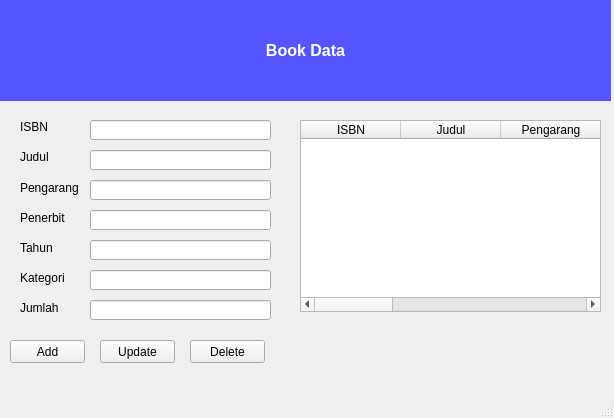
<?xml version="1.0" encoding="UTF-8"?>
<ui version="4.0">
 <class>MainWindow</class>
 <widget class="QMainWindow" name="MainWindow">
  <property name="geometry">
   <rect>
    <x>0</x>
    <y>0</y>
    <width>614</width>
    <height>418</height>
   </rect>
  </property>
  <property name="windowTitle">
   <string>MainWindow</string>
  </property>
  <widget class="QWidget" name="centralwidget">
   <widget class="QLabel" name="label">
    <property name="geometry">
     <rect>
      <x>0</x>
      <y>0</y>
      <width>611</width>
      <height>101</height>
     </rect>
    </property>
    <property name="styleSheet">
     <string notr="true">background-color: rgb(85, 85, 255);
color: rgb(255, 255, 255);</string>
    </property>
    <property name="text">
     <string>&lt;html&gt;&lt;head/&gt;&lt;body&gt;&lt;p align=&quot;center&quot;&gt;&lt;span style=&quot; font-size:12pt; font-weight:600;&quot;&gt;Book Data&lt;/span&gt;&lt;/p&gt;&lt;/body&gt;&lt;/html&gt;</string>
    </property>
   </widget>
   <widget class="QLabel" name="label_2">
    <property name="geometry">
     <rect>
      <x>20</x>
      <y>120</y>
      <width>47</width>
      <height>13</height>
     </rect>
    </property>
    <property name="text">
     <string>ISBN</string>
    </property>
   </widget>
   <widget class="QLineEdit" name="editISBN">
    <property name="geometry">
     <rect>
      <x>90</x>
      <y>120</y>
      <width>181</width>
      <height>20</height>
     </rect>
    </property>
   </widget>
   <widget class="QLabel" name="label_3">
    <property name="geometry">
     <rect>
      <x>20</x>
      <y>150</y>
      <width>47</width>
      <height>13</height>
     </rect>
    </property>
    <property name="text">
     <string>Judul</string>
    </property>
   </widget>
   <widget class="QLabel" name="label_4">
    <property name="geometry">
     <rect>
      <x>20</x>
      <y>180</y>
      <width>71</width>
      <height>16</height>
     </rect>
    </property>
    <property name="text">
     <string>Pengarang</string>
    </property>
   </widget>
   <widget class="QLabel" name="label_5">
    <property name="geometry">
     <rect>
      <x>20</x>
      <y>210</y>
      <width>71</width>
      <height>16</height>
     </rect>
    </property>
    <property name="text">
     <string>Penerbit</string>
    </property>
   </widget>
   <widget class="QLabel" name="label_6">
    <property name="geometry">
     <rect>
      <x>20</x>
      <y>240</y>
      <width>71</width>
      <height>16</height>
     </rect>
    </property>
    <property name="text">
     <string>Tahun</string>
    </property>
   </widget>
   <widget class="QLabel" name="label_7">
    <property name="geometry">
     <rect>
      <x>20</x>
      <y>270</y>
      <width>71</width>
      <height>16</height>
     </rect>
    </property>
    <property name="text">
     <string>Kategori</string>
    </property>
   </widget>
   <widget class="QLabel" name="label_8">
    <property name="geometry">
     <rect>
      <x>20</x>
      <y>300</y>
      <width>71</width>
      <height>16</height>
     </rect>
    </property>
    <property name="text">
     <string>Jumlah</string>
    </property>
   </widget>
   <widget class="QLineEdit" name="editJudul">
    <property name="geometry">
     <rect>
      <x>90</x>
      <y>150</y>
      <width>181</width>
      <height>20</height>
     </rect>
    </property>
   </widget>
   <widget class="QLineEdit" name="editPengarang">
    <property name="geometry">
     <rect>
      <x>90</x>
      <y>180</y>
      <width>181</width>
      <height>20</height>
     </rect>
    </property>
   </widget>
   <widget class="QLineEdit" name="editPenerbit">
    <property name="geometry">
     <rect>
      <x>90</x>
      <y>210</y>
      <width>181</width>
      <height>20</height>
     </rect>
    </property>
   </widget>
   <widget class="QLineEdit" name="editTahun">
    <property name="geometry">
     <rect>
      <x>90</x>
      <y>240</y>
      <width>181</width>
      <height>20</height>
     </rect>
    </property>
   </widget>
   <widget class="QLineEdit" name="editKategori">
    <property name="geometry">
     <rect>
      <x>90</x>
      <y>270</y>
      <width>181</width>
      <height>20</height>
     </rect>
    </property>
   </widget>
   <widget class="QLineEdit" name="editJumlah">
    <property name="geometry">
     <rect>
      <x>90</x>
      <y>300</y>
      <width>181</width>
      <height>20</height>
     </rect>
    </property>
   </widget>
   <widget class="QPushButton" name="btnAdd">
    <property name="geometry">
     <rect>
      <x>10</x>
      <y>340</y>
      <width>75</width>
      <height>23</height>
     </rect>
    </property>
    <property name="text">
     <string>Add</string>
    </property>
   </widget>
   <widget class="QTableWidget" name="tabelBuku">
    <property name="geometry">
     <rect>
      <x>300</x>
      <y>120</y>
      <width>301</width>
      <height>192</height>
     </rect>
    </property>
    <property name="editTriggers">
     <set>QAbstractItemView::NoEditTriggers</set>
    </property>
    <property name="selectionMode">
     <enum>QAbstractItemView::SingleSelection</enum>
    </property>
    <property name="selectionBehavior">
     <enum>QAbstractItemView::SelectRows</enum>
    </property>
    <column>
     <property name="text">
      <string>ISBN</string>
     </property>
    </column>
    <column>
     <property name="text">
      <string>Judul</string>
     </property>
    </column>
    <column>
     <property name="text">
      <string>Pengarang</string>
     </property>
    </column>
    <column>
     <property name="text">
      <string>Penerbit</string>
     </property>
    </column>
    <column>
     <property name="text">
      <string>Tahun</string>
     </property>
    </column>
    <column>
     <property name="text">
      <string>Kategori</string>
     </property>
    </column>
    <column>
     <property name="text">
      <string>Jumlah</string>
     </property>
    </column>
   </widget>
   <widget class="QPushButton" name="btnPerbarui">
    <property name="geometry">
     <rect>
      <x>100</x>
      <y>340</y>
      <width>75</width>
      <height>23</height>
     </rect>
    </property>
    <property name="text">
     <string>Update</string>
    </property>
   </widget>
   <widget class="QPushButton" name="btnHapus">
    <property name="geometry">
     <rect>
      <x>190</x>
      <y>340</y>
      <width>75</width>
      <height>23</height>
     </rect>
    </property>
    <property name="text">
     <string>Delete</string>
    </property>
   </widget>
  </widget>
  <widget class="QStatusBar" name="statusbar"/>
 </widget>
 <resources/>
 <connections/>
</ui>
